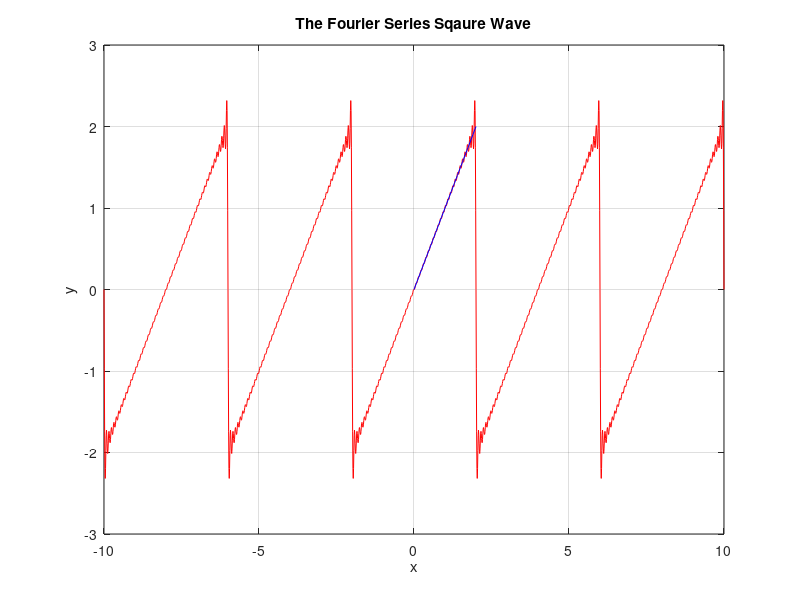

Recreate this plot in MATLAB.
%% ME 3001 - Mechanical Engineeing Analysis
%
% Tristan Hill - 7/28/2014 - modified from Dr. Han
%
% Fourier Series Half Range Expansions
%% 

clear all
close all
clc

x_hr=0:0.1:2;
f_hr=x_hr;

x=-10:0.01:10;%create a range of x values


%calculate the Sigma Series part of the function

sum=0;% 
N=50
for n=1:N
    
    sum=sum+4/pi*((-1)^(n+1))/n*sin(n*pi*x/2);
      
end

% sum=sum; %multiply by constant part of bn

figure(1)    % show the result alone
plot(x,sum,'r');hold on
plot(x_hr,f_hr,'b')
title('The Fourier Series Sqaure Wave')
xlabel('x')
ylabel('y')
% axis([])
grid on

% sum=0;
% for i=1:n
%     
%     single=((-1)^i-1)/i^2*cos(i*pi*x/2);
%     sum=sum+single; %sum the series as you go 
%     
% end
% 
% sum=1+8/pi^2*sum; %add a0 and multiply by constant bn
% 
% figure(2)    % show the result alone
% plot(x,sum,'r')
% axis equal
% title('The Fourier Series Sqaure Wave')
% xlabel('x')
% ylabel('y')
% grid on
